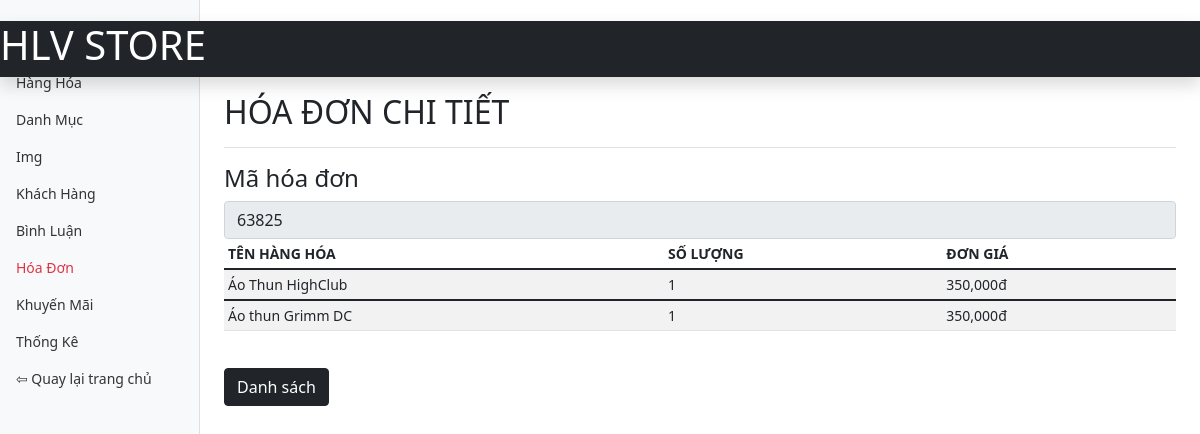
The page /admin/hoa-don/chitiet.php?ma_hd=63825 on the database its author committed.
### tables this page shows
CREATE TABLE `hoadonchitiet` (
  `id` int(11) NOT NULL COMMENT 'id',
  `ma_hd` int(11) NOT NULL COMMENT 'mã hóa đơn',
  `ma_hh` int(11) NOT NULL COMMENT 'mã sản phẩm',
  `ten_hh` varchar(50) NOT NULL COMMENT 'tên sản phẩm',
  `so_luong` varchar(10) NOT NULL,
  `ma_km` varchar(20) NOT NULL,
  `don_gia` int(11) NOT NULL,
  `gia_sau_km` varchar(10) NOT NULL COMMENT 'đơn giá'
);

### dao/pdo.php (called while the page is built, shortened)
<?php
function pdo_get_connection(){
    $servername = "localhost";
    $username = "root";
    $password = "";
    try{
        $conn = new PDO("mysql:host=$servername;dbname=hlvstore", $username, $password);
        $conn->setAttribute(PDO::ATTR_ERRMODE, PDO::ERRMODE_EXCEPTION);
        return $conn;
    } catch(PDOException $e) {
        echo "lỗi kết nối" . $e->getMessage();
    }
}
    function pdo_query($sql){
        $sql_args = array_slice(func_get_args(), 1);
        try{
            $conn = pdo_get_connection();
            $stmt = $conn->prepare($sql);
            $stmt->execute($sql_args);
            $rows = $stmt->fetchAll();
            return $rows;
        }
        catch(PDOException $e){
            throw $e;
        }
        finally{
            unset($conn);
        }
    }
?>

### dao/hoa-don.php (called while the page is built, shortened)
<?php
require_once 'pdo.php';
function hoadonchitiet_getinfo($ma_hd){
    $sql="select * from hoadonchitiet where ma_hd=?";
    return pdo_query($sql,$ma_hd);
}
?>

### admin/hoa-don/chitiet.php (the view, shortened to what this page needs)
<?php
require "../../dao/pdo.php";
require "../../dao/hoa-don.php";
    if(isset($_GET['ma_hd'])){
      $ma_hd=$_GET['ma_hd'];
      $hoadonchitiet_info=hoadonchitiet_getinfo($ma_hd);
  ?>
<!doctype html>
<html lang="en">
  <head>
    <link rel="stylesheet" type="text/css" href="../../content/css/bootstrap.css">
    <link href="../../css/assets/dist/css/bootstrap.min.css" rel="stylesheet">
    <link href="../../css/assets/dashboard.css" rel="stylesheet">
  </head>
  <body>
<header class="navbar navbar-dark sticky-top bg-dark flex-md-nowrap p-0 shadow">
  <h1 style="color: white;">HLV STORE</h1>
</header>
<div class="container-fluid">
  <div class="row">
    <nav id="sidebarMenu" class="col-md-3 col-lg-2 d-md-block bg-light sidebar collapse">
      <div class="position-sticky pt-3">
      <ul class="nav flex-column">
          <li class="nav-item">
            <a class="nav-link" href="../hang-hoa/list.php">
              Hàng Hóa
            </a>
          </li>
          <li class="nav-item">
            <a class="nav-link" href="#../danh-muc/list.php">
              Danh Mục
            </a>
          </li>
          <li class="nav-item">
            <a class="nav-link" href="../img/list.php">
              Img
            </a>
          </li>
          <li class="nav-item">
            <a class="nav-link" href="../khach-hang/list.php">
              Khách Hàng
            </a>
          </li>
          <li class="nav-item">
            <a class="nav-link" href="../binh-luan/list.php">
              Bình Luận
            </a>
          </li>
          <li class="nav-item">
            <a class="nav-link text-danger" href="#">
              Hóa Đơn
            </a>
          </li>
          <li class="nav-item">
            <a class="nav-link" href="../khuyen-mai/list.php"">
              Khuyến Mãi
            </a>
          </li>
          <li class="nav-item">
            <a class="nav-link" href="../thong-ke/list.php">
              Thống Kê
            </a>
          </li>
          <li class="nav-item">
            <a class="nav-link" href="../../index.php">
            ⇦ Quay lại trang chủ
            </a>
          </li>
        </ul>
      </div>
    </nav>
    <main class="col-md-9 ms-sm-auto col-lg-10 px-md-4">
      <div class="d-flex justify-content-between flex-wrap flex-md-nowrap align-items-center pt-3 pb-2 mb-3 border-bottom">
        <h2>HÓA ĐƠN CHI TIẾT</h2>
      </div>
      <div class="form-group col-sm-12">
                    <h4>Mã hóa đơn</h4>
                    <input type="text" value="<?php echo $ma_hd ?>" class="form-control" disabled>
                </div>
      <div class="table-responsive">
        <table class="table table-striped table-sm">
            <thead>
              <tr>
                <th scope="col">TÊN HÀNG HÓA</th>
                <th scope="col">SỐ LƯỢNG</th>
                <th scope="col">ĐƠN GIÁ</th>
              </tr>
            </thead>
            <?php
                  foreach($hoadonchitiet_info as $hoadonchitiet){
                      extract($hoadonchitiet);
              ?>
              <tbody>
                  <tr>
                  <td><?php echo $ten_hh?></td>
                  <td><?php echo $so_luong?></td>
                  <td><?php echo number_format($don_gia).'đ'?></td>
                  </tr>
              </tbody>
              <?php
                  }
              ?>
        </table>
      </div>
                <div class="form-group col-sm-12">
                    <br>
                    <a href="list.php" class="btn btn-dark">Danh sách</a>
                </div>
            </div>
            <?php
                  }
              ?>
  </div>
  </body>
</html>

### css/assets/dashboard.css (style rules this page uses)
body { font-size: .875rem; }
.sidebar { position: fixed; top: 0; bottom: 0; left: 0; z-index: 100; padding: 48px 0 0; box-shadow: inset -1px 0 0 rgba(0, 0, 0, .1); }
.sidebar .nav-link { font-weight: 500; color: #333; }

### rows shown on the page
hoadonchitiet: ten_hh "Áo Thun HighClub", so_luong "1", don_gia "350,000"
hoadonchitiet: ten_hh "Áo thun Grimm DC", so_luong "1", don_gia "350,000"
